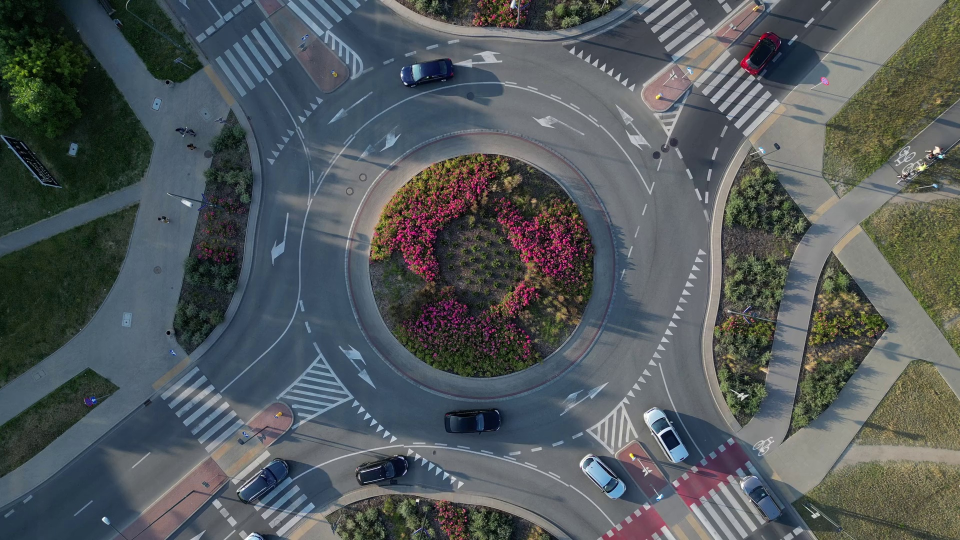
//> input picture PatternRecognitionAndComputerVision/Lab2/frame0.jpg, 1920 x 1080 px, given in place of Traffic3.mp4, which was not available (shown at 1/2 size)
$ ./main   (built with g++ and OpenCV 4)
//> lines starting //> are read from the running program, lines starting //| are printed output that depends on the picture; pictures that were not available may be replaced by others from this repository, and a replacement may not be noted
#include <opencv2/opencv.hpp>
#include <iostream>
#include <vector>
#include <string>


using namespace cv;
using namespace std;

const double PIXELS_TO_METERS = 0.07; // (Метрів / 1 піксель)
// Мінімальна площа контуру (в пікселях), щоб вважатися об'єктом
const double CONTOUR_MIN_AREA = 800.0;
// Площа (в пікселях), вище якої об'єкт вважається вантажівкою
const double TRUCK_AREA_THRESHOLD = 6000.0;


struct movingObj
{
    int id;
    Point2f center;
    Point2f prevCenter;
    vector<Point2f> trajectory;
    double speed;
    double averageSpeed;
    double area;
    string type;
    Scalar color;
    int framesNotSeen;
};


/**
 * @brief Налаштовує 4 фільтри Калмана для (x, y, кут, масштаб).
 */
// [14 lines left out: function setupKalmanFilters, not called in this run]

/**
 * @brief Виправляє та прогнозує стан фільтра Калмана.
 */
// [5 lines left out: function filterAndPredict, not called in this run]


Mat cleanMask(const Mat& mask) {
    Mat cleaned;

    // 1. Видалення дрібного шуму
    morphologyEx(mask, cleaned, MORPH_OPEN,
        getStructuringElement(MORPH_ELLIPSE, Size(3,3)));

    // 2. Заповнення дірок всередині об'єктів
    morphologyEx(cleaned, cleaned, MORPH_CLOSE,
        getStructuringElement(MORPH_ELLIPSE, Size(7,7)));

    // 3. Трохи розширити об'єкти (НЕ ОБОВʼЯЗКОВО)
    dilate(cleaned, cleaned,
        getStructuringElement(MORPH_ELLIPSE, Size(3,3)),
        Point(-1,-1), 1);

    return cleaned;
}

vector<vector<Point>> findMovingObjContours(Mat frame, double minArea) {
    vector<vector<Point>> contours;
    findContours(frame, contours, RETR_EXTERNAL, CHAIN_APPROX_SIMPLE);
    vector<vector<Point>> filtered;
    for (const auto& c : contours) {
        if (contourArea(c) > minArea) {
            filtered.push_back(c);
        }
    }
    return filtered;
}

// [93 lines left out: functions getContourCenters, findClosest, initObjects, updateObjects, not called in this run]

void drawTracking(Mat& frame, const vector<movingObj>& objs, double fps, double px_to_m_ratio) {
    for (auto& obj : objs) {
        // Малюємо траєкторію
        if (obj.trajectory.size() > 1) {
            for (int t = 1; t < obj.trajectory.size(); ++t) {
                line(frame, obj.trajectory[t - 1], obj.trajectory[t], obj.color, 2);
            }
        }

        double speed_mps = obj.speed * px_to_m_ratio * fps;
        double speed_kph = speed_mps * 3.6;

        string label = "ID:" + to_string(obj.id) + " " + obj.type;
        string speed_label = to_string(cvRound(speed_kph)) + " km/h";

        Point labelPos = obj.center + Point2f(10, -10);
        Point speedPos = obj.center + Point2f(10, 10);
        putText(frame, label, labelPos, FONT_HERSHEY_SIMPLEX, 0.6, obj.color, 2);
        putText(frame, speed_label, speedPos, FONT_HERSHEY_SIMPLEX, 0.5, obj.color, 1);
        circle(frame, obj.center, 5, obj.color, -1);

        // Малюємо рамку (з контурів не так просто, візьмемо з центру)
        // Rect bbox = boundingRect(c); // Ми не маємо тут контуру, можна додати в struct
        // rectangle(frame, bbox, obj.color, 2);
    }
}

int main() {
    VideoCapture cap("Traffic3.mp4");
    if (!cap.isOpened()) {
        cout << "Cant open video!" << endl;
        return -1;
    }

    double fps = cap.get(CAP_PROP_FPS);
    int frame_w = (int)cap.get(CAP_PROP_FRAME_WIDTH);
    int frame_h = (int)cap.get(CAP_PROP_FRAME_HEIGHT);
    Size frameSize(frame_w, frame_h);

    Size gridSize(frame_w * 2, frame_h * 2);
    Mat canvas = Mat::zeros(gridSize, CV_8UC3);

    Rect roi_TL(0, 0, frame_w, frame_h); // Top-Left
    Rect roi_TR(frame_w, 0, frame_w, frame_h); // Top-Right
    Rect roi_BL(0, frame_h, frame_w, frame_h); // Bottom-Left
    Rect roi_BR(frame_w, frame_h, frame_w, frame_h); // Bottom-Right

    namedWindow("Traffic Dashboard", WINDOW_NORMAL);


    // --- Ініціалізація стабілізатора ---
    // KalmanFilter kf_x, kf_y, kf_a;
    // setupKalmanFilters(kf_x, kf_y, kf_a, 0.01, 0.3);
    double smooth_dx = 0.0, smooth_dy = 0.0;
    const double ALPHA = 0;
    Mat prev_frame, prev_grey;
    vector<Point2f> prev_pts;
    cap.read(prev_frame);
//> prev_frame is the input picture: 1080 rows x 1920 cols, CV_8UC3; mean B, G, R 91.1, 89.2, 83.1
    if (prev_frame.empty()) return -1;
    cvtColor(prev_frame, prev_grey, COLOR_BGR2GRAY);
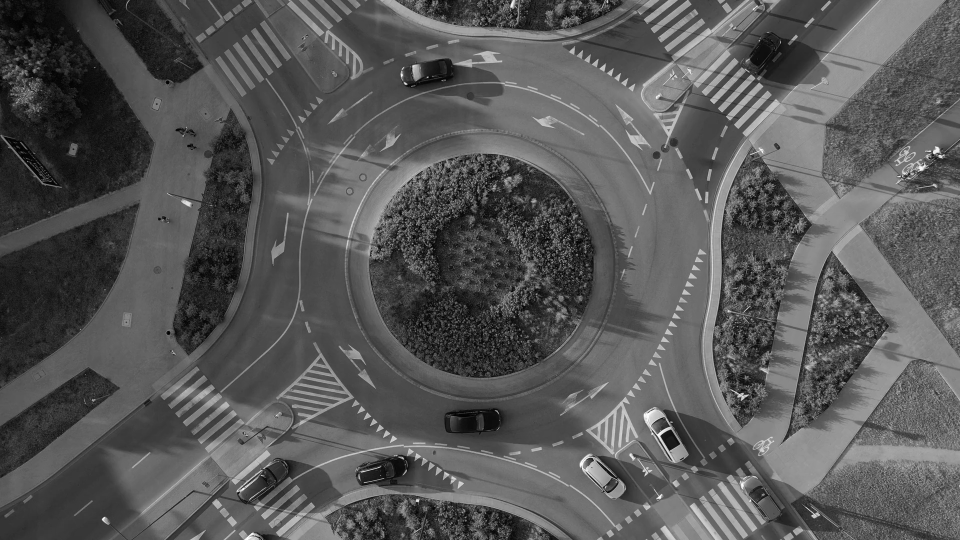
//> prev_grey: 1080 rows x 1920 cols, CV_8UC1 (shown at 1/2 size); min 0, max 255, mean 87.6

    Ptr<BackgroundSubtractor> bg = createBackgroundSubtractorMOG2(200, 16.0, true); // true = detectShadows
    Ptr<BackgroundSubtractor> bg_prev = createBackgroundSubtractorMOG2(500, 16.0, true); // true = detectShadows
    //Ptr<BackgroundSubtractor> bg = createBackgroundSubtractorKNN(500, 400.0, true); // true = detectShadows

    // cv::cuda::GpuMat gpu_frame, gpu_fgmask;
    // cv::Ptr<cv::cuda::BackgroundSubtractorMOG2> bg = cv::cuda::createBackgroundSubtractorMOG2(500, 16, true);

    vector<movingObj> objects;
    bool initialized = false;
    TickMeter tm;
    Mat frame;
    cv::setUseOptimized(true);
    cv::setNumThreads(8);
    while (cap.read(frame)) {
        if (frame.empty()) break;
        tm.start();
        // --- 1. Стабілізація ---
        Mat cur_frame = frame.clone();
        Mat cur_grey;
        cvtColor(cur_frame, cur_grey, COLOR_BGR2GRAY);

        Mat fgMaskPrev;
        //bg->apply(prev_frame, fgMaskPrev);
        //Mat staticMaskPrev;
        //threshold(fgMaskPrev, staticMaskPrev, 200, 255, THRESH_BINARY_INV);

        if (prev_pts.size() < 80) {
            vector<Point2f> candidates;
            goodFeaturesToTrack(prev_grey, candidates, 100, 0.01, 8);
//> candidates = 100 Points (x, y), first 12: [1518, 81], [814, 168], [807, 918], [856, 154], [1215, 5], [209, 579], [1130, 474], [479, 983], [832, 1002], [1861, 302], [810, 929], [1626, 1028]
            prev_pts = candidates;
//> prev_pts has the same summary as candidates
        }

        vector<Point2f> cur_pts;
        vector<uchar> status;
        vector<float> err;

        if (!prev_pts.empty()) {
            calcOpticalFlowPyrLK(prev_grey, cur_grey, prev_pts, cur_pts, status, err, Size(25,25), 3);
//> cur_pts has the same summary as candidates; status = 100 values from 1 to 1
        }

        vector<double> dxs, dys;
        for (size_t i = 0; i < status.size(); ++i) {
            if (status[i]) {
                double dx = cur_pts[i].x - prev_pts[i].x;
                double dy = cur_pts[i].y - prev_pts[i].y;
                dxs.push_back(dx);
                dys.push_back(dy);
            }
        }
//> this loop made 100 passes

        double dx = 0.0, dy = 0.0;

        if (dxs.size() >= 6) {
            auto median = [](vector<double>& v) -> double {
                size_t n = v.size();
                nth_element(v.begin(), v.begin() + n/2, v.end());
                double med = v[n/2];
                if (n % 2 == 0) {
                    double a = *max_element(v.begin(), v.begin() + n/2);
                    med = (med + a) / 2.0;
                }
                return med;
            };
            dx = median(dxs);
            dy = median(dys);
        } else {
            Mat f1, f2;
            prev_grey.convertTo(f1, CV_32F);
            cur_grey.convertTo(f2, CV_32F);
            Point2d p = phaseCorrelate(f1, f2);
            dx = p.x;
            dy = p.y;
        }

        // Згладжування (EMA)
        smooth_dx = ALPHA * smooth_dx + (1.0 - ALPHA) * dx;
//> smooth_dx = 0
        smooth_dy = ALPHA * smooth_dy + (1.0 - ALPHA) * dy;
//> smooth_dy = 0

        // Побудова матриці трансформації для чистого зміщення
        Mat transformation_matrix = Mat::eye(2, 3, CV_64F);
        transformation_matrix.at<double>(0, 2) = -smooth_dx;
//> transformation_matrix = [[1, 0, 0], [0, 1, 0]]
        transformation_matrix.at<double>(1, 2) = -smooth_dy;

        Mat stabilized_frame;
        warpAffine(cur_frame, stabilized_frame, transformation_matrix, cur_frame.size(), INTER_LINEAR, BORDER_CONSTANT);

        // [14 lines of commented-out code are left out]
        Mat fgMask,backgroundModel, shadowMask, foregroundOnlyMask;
        bg->apply(stabilized_frame, fgMask);
//> fgMask: 1080 rows x 1920 cols, CV_8UC1; every value is 127
        bg->getBackgroundImage(backgroundModel);

        compare(fgMask, 127, shadowMask, CMP_EQ); // 127 = тінь
//> shadowMask: 1080 rows x 1920 cols, CV_8UC1; every value is 255
        compare(fgMask, 255, foregroundOnlyMask, CMP_EQ); // 255 = передній план
//> foregroundOnlyMask: 1080 rows x 1920 cols, CV_8UC1; every value is 0

        Mat mask = cleanMask(foregroundOnlyMask);

        // --- 3. Виявлення та відстеження об'єктів ---
        vector<vector<Point>> contours = findMovingObjContours(mask, CONTOUR_MIN_AREA);
//> in findMovingObjContours, `findContours(frame, contours, RETR_EXTERNAL, CHAIN_APPROX_SIMPLE);`: contours = 0 contours
//> contours = 0 contours

        if (!initialized && !contours.empty()) {
            objects = initObjects(contours);
            initialized = true;
        } else if (initialized) {
            updateObjects(objects, contours);
        }

        // --- 4. Малювання результатів ---
        drawTracking(stabilized_frame, objects, fps, PIXELS_TO_METERS);
//> objects = 0 items

        // --- 5. Збірка сітки (Grid) ---
        Mat bgModelVis, shadowVis, maskVis;

        if (!backgroundModel.empty())
            resize(backgroundModel, bgModelVis, frameSize);
        else
            bgModelVis = Mat::zeros(frameSize, CV_8UC3); // Заглушка, якщо модель ще не готова

        cvtColor(shadowMask, shadowVis, COLOR_GRAY2BGR);
//> shadowVis: 1080 rows x 1920 cols, CV_8UC3; every value is 255
        resize(shadowVis, shadowVis, frameSize);

        cvtColor(mask, maskVis, COLOR_GRAY2BGR);
//> maskVis: 1080 rows x 1920 cols, CV_8UC3; every value is 0
        resize(maskVis, maskVis, frameSize);

        Mat fgMaskBGR;
        cvtColor(fgMask, fgMaskBGR, COLOR_GRAY2BGR);
//> fgMaskBGR: 1080 rows x 1920 cols, CV_8UC3; every value is 127
        resize(fgMaskBGR, fgMaskBGR, frameSize);

        Mat fgOnlyMaskBGR;
        cvtColor(foregroundOnlyMask, fgOnlyMaskBGR, COLOR_GRAY2BGR);
        resize(fgOnlyMaskBGR, fgOnlyMaskBGR, frameSize);

        stabilized_frame.copyTo(canvas(roi_TL));
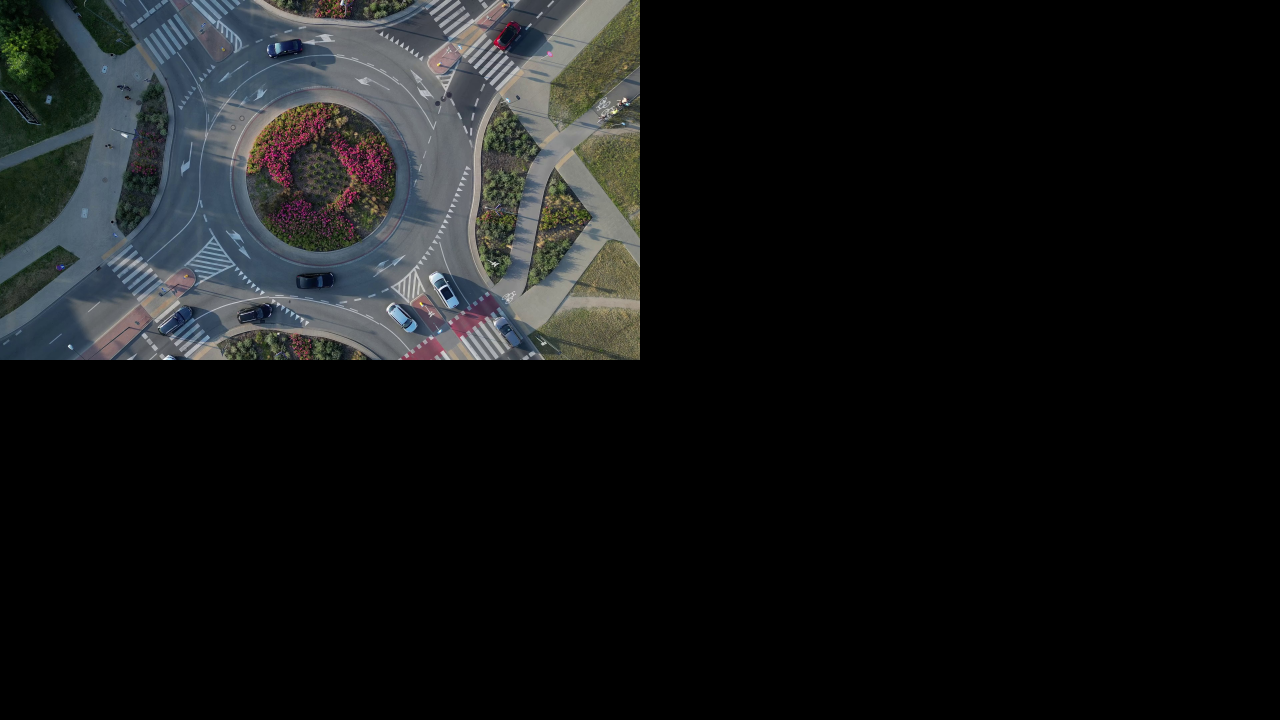
//> canvas: 2160 rows x 3840 cols, CV_8UC3 (shown at 1/3 size); mean B, G, R 22.8, 22.3, 20.8
        bgModelVis.copyTo(canvas(roi_TR));
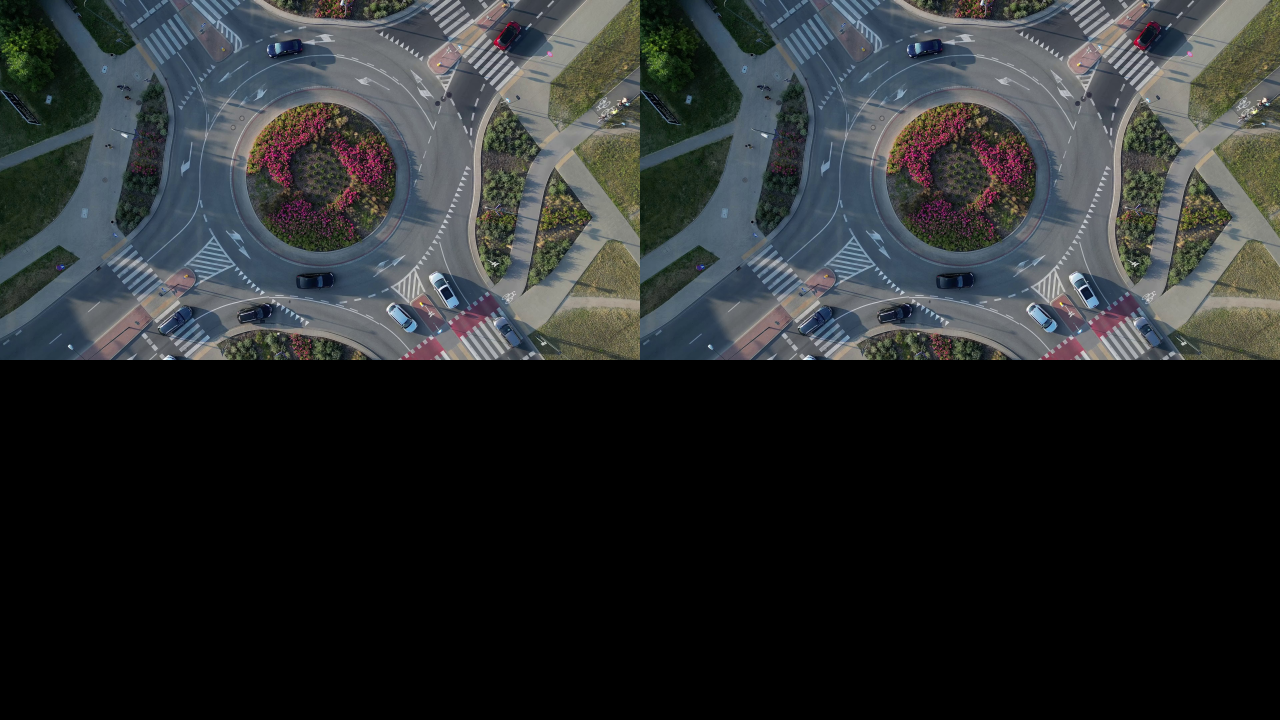
//> canvas: 2160 rows x 3840 cols, CV_8UC3 (shown at 1/3 size); mean B, G, R 45.5, 44.6, 41.5
        maskVis.copyTo(canvas(roi_BL));
        fgMaskBGR.copyTo(canvas(roi_BR));
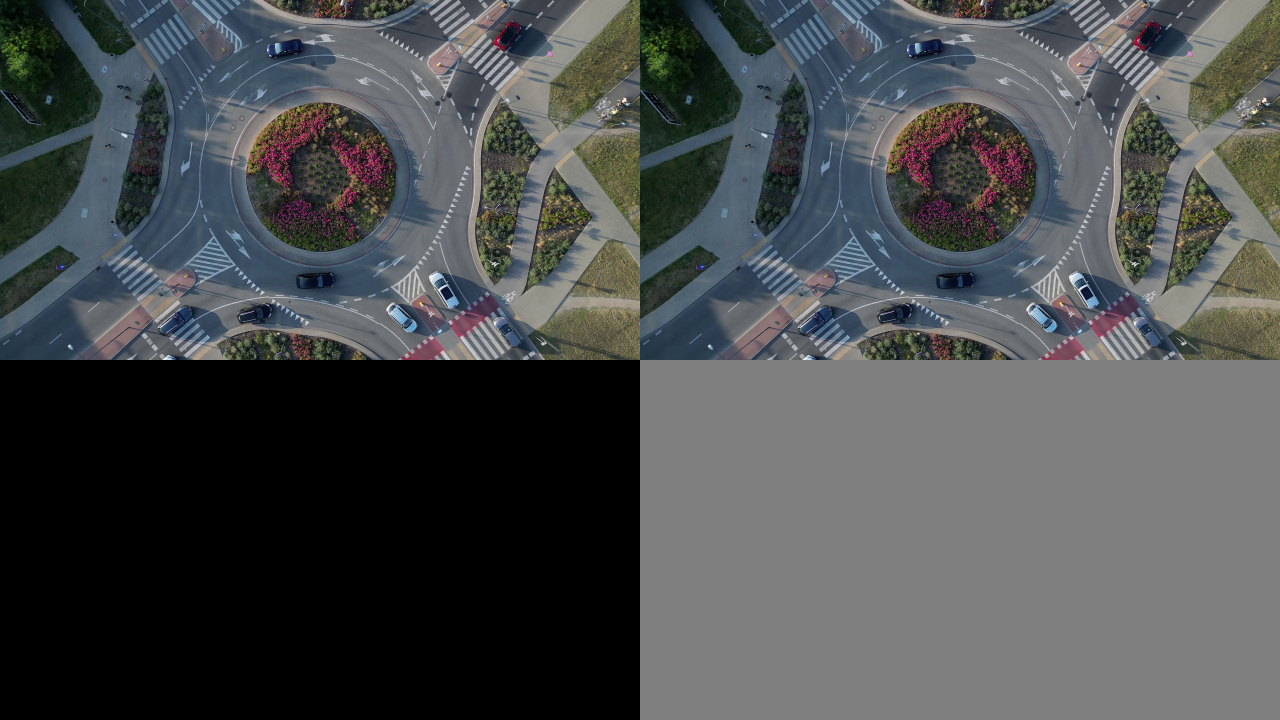
//> canvas: 2160 rows x 3840 cols, CV_8UC3 (shown at 1/3 size); mean B, G, R 77.3, 76.4, 73.3

        putText(canvas, "Tracking (Stabilized)", roi_TL.tl() + Point(10, 30), FONT_HERSHEY_SIMPLEX, 0.7, Scalar(255, 255, 0), 2);
        putText(canvas, "Background Model", roi_TR.tl() + Point(10, 30), FONT_HERSHEY_SIMPLEX, 0.7, Scalar(255, 255, 0), 2);
        putText(canvas, "Cleaned Mask (FG Only)", roi_BL.tl() + Point(10, 30), FONT_HERSHEY_SIMPLEX, 0.7, Scalar(255, 255, 0), 2);
        putText(canvas, "Shadows Only", roi_BR.tl() + Point(10, 30), FONT_HERSHEY_SIMPLEX, 0.7, Scalar(255, 255, 0), 2);

        // --- 6. Відображення ---

        tm.stop();
        double fps = 1.0 / tm.getTimeSec();
        tm.reset();

        putText(canvas, format("FPS: %.1f", fps), Point(20, 60), FONT_HERSHEY_SIMPLEX, 0.7, Scalar(255, 255, 0), 2);
        putText(canvas, format("Frame time: %.1f ms", 1000.0 / fps), Point(20, 90), FONT_HERSHEY_SIMPLEX, 0.6, Scalar(255, 255, 255), 1);

        Mat display;
        resize(canvas, display, Size(), 0.5, 0.5);
        imshow("Traffic Dashboard", display);
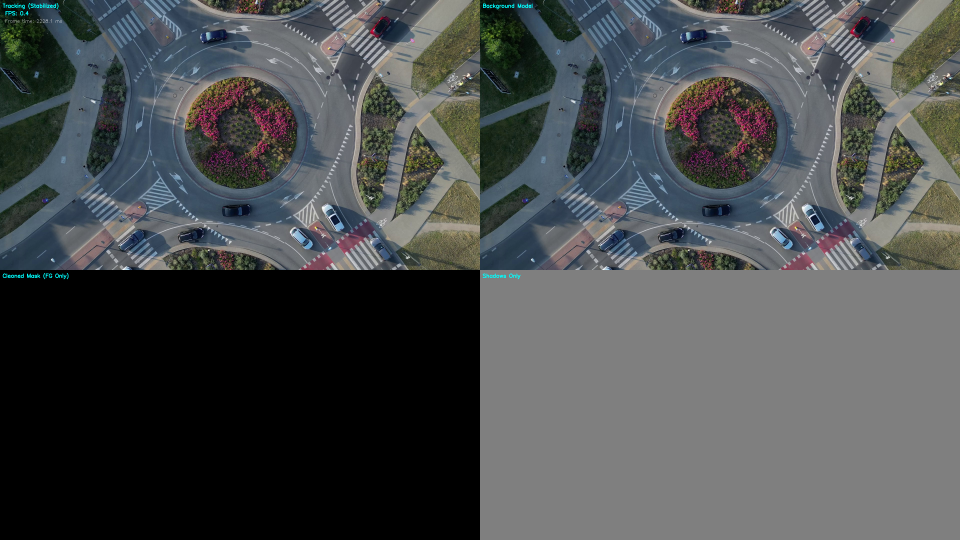
//> window 'Traffic Dashboard': 1080 rows x 1920 cols, CV_8UC3 (shown at 1/2 size); mean B, G, R 77.5, 76.6, 73.3
        //imshow("Traffic Dashboard", canvas);

        prev_frame = cur_frame.clone();
        prev_grey = cur_grey.clone();
        vector<Point2f> newPrevPts;
        for (size_t i = 0; i < status.size(); ++i) {
            if (status[i]) newPrevPts.push_back(cur_pts[i]);
        }
        prev_pts = newPrevPts;

        if (waitKey(1) == 27) break; // Вихід по ESC
//> the Esc key is pressed
    }
//> after the loop, smooth_dx = 0; smooth_dy = 0

    cap.release();
    destroyAllWindows();
    return 0;
}
